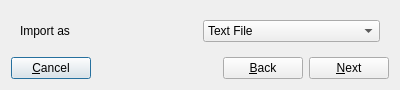
<?xml version="1.0" encoding="UTF-8"?>
<ui version="4.0">
 <class>DialogImport</class>
 <widget class="QDialog" name="DialogImport">
  <property name="geometry">
   <rect>
    <x>0</x>
    <y>0</y>
    <width>400</width>
    <height>87</height>
   </rect>
  </property>
  <property name="windowTitle">
   <string>Dialog</string>
  </property>
  <layout class="QVBoxLayout" name="verticalLayout">
   <item>
    <widget class="QStackedWidget" name="stackedWidget">
     <property name="currentIndex">
      <number>0</number>
     </property>
     <widget class="QWidget" name="page">
      <layout class="QHBoxLayout" name="horizontalLayout_3">
       <item>
        <widget class="QLabel" name="label">
         <property name="text">
          <string>Import as</string>
         </property>
        </widget>
       </item>
       <item>
        <widget class="QComboBox" name="comboBox">
         <item>
          <property name="text">
           <string>Text File</string>
          </property>
         </item>
         <item>
          <property name="text">
           <string>HTML File</string>
          </property>
         </item>
         <item>
          <property name="text">
           <string>Batch Project</string>
          </property>
         </item>
        </widget>
       </item>
      </layout>
     </widget>
     <widget class="QWidget" name="page_2">
      <layout class="QHBoxLayout" name="horizontalLayout_2">
       <item>
        <widget class="QLabel" name="label_2">
         <property name="text">
          <string>Save all Files to</string>
         </property>
        </widget>
       </item>
       <item>
        <widget class="QLineEdit" name="leSaveTo"/>
       </item>
       <item>
        <widget class="QToolButton" name="tbBrowse">
         <property name="text">
          <string>...</string>
         </property>
        </widget>
       </item>
      </layout>
     </widget>
    </widget>
   </item>
   <item>
    <layout class="QHBoxLayout" name="horizontalLayout">
     <item>
      <widget class="QPushButton" name="pbCancel">
       <property name="text">
        <string>&amp;Cancel</string>
       </property>
      </widget>
     </item>
     <item>
      <spacer name="horizontalSpacer">
       <property name="orientation">
        <enum>Qt::Horizontal</enum>
       </property>
       <property name="sizeHint" stdset="0">
        <size>
         <width>40</width>
         <height>20</height>
        </size>
       </property>
      </spacer>
     </item>
     <item>
      <widget class="QPushButton" name="pbBack">
       <property name="text">
        <string>&amp;Back</string>
       </property>
      </widget>
     </item>
     <item>
      <widget class="QPushButton" name="pbNext">
       <property name="text">
        <string>&amp;Next</string>
       </property>
      </widget>
     </item>
    </layout>
   </item>
  </layout>
 </widget>
 <resources/>
 <connections/>
</ui>
